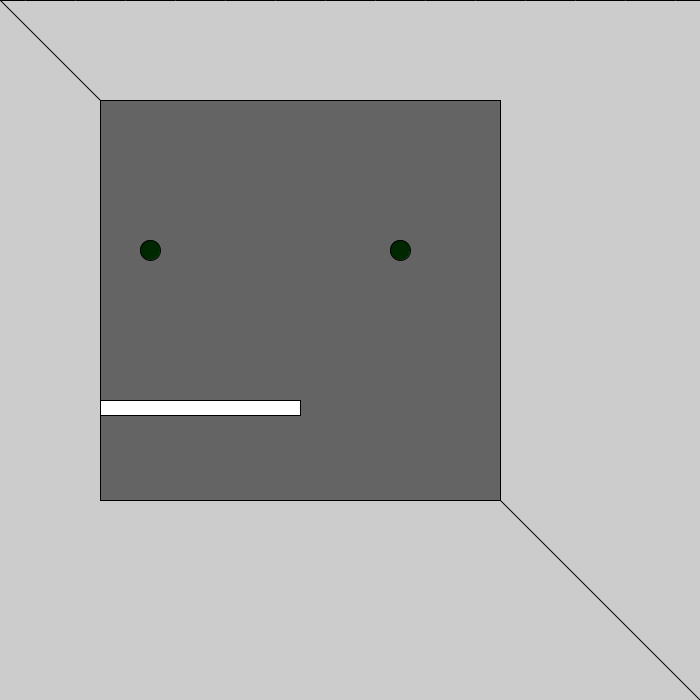
Frame 1 (no input)
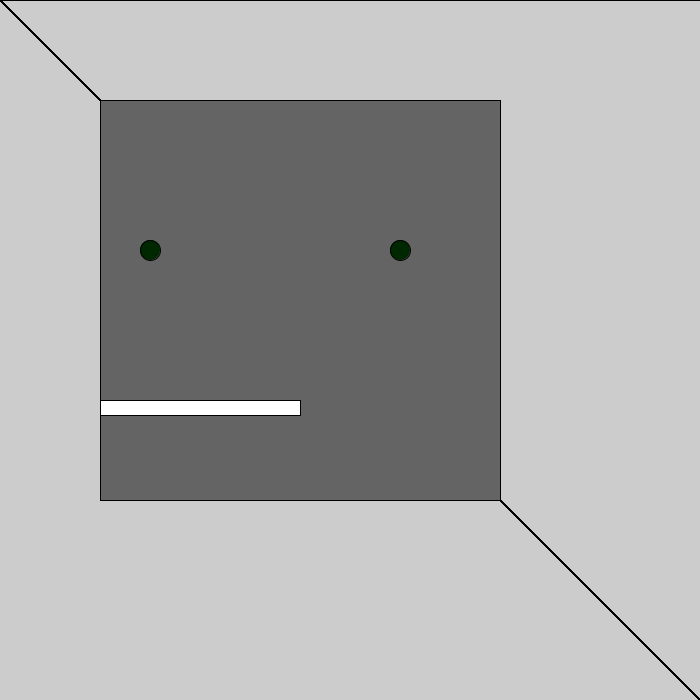
Frame 60 (the mouse pressed at the canvas centre just before this capture)
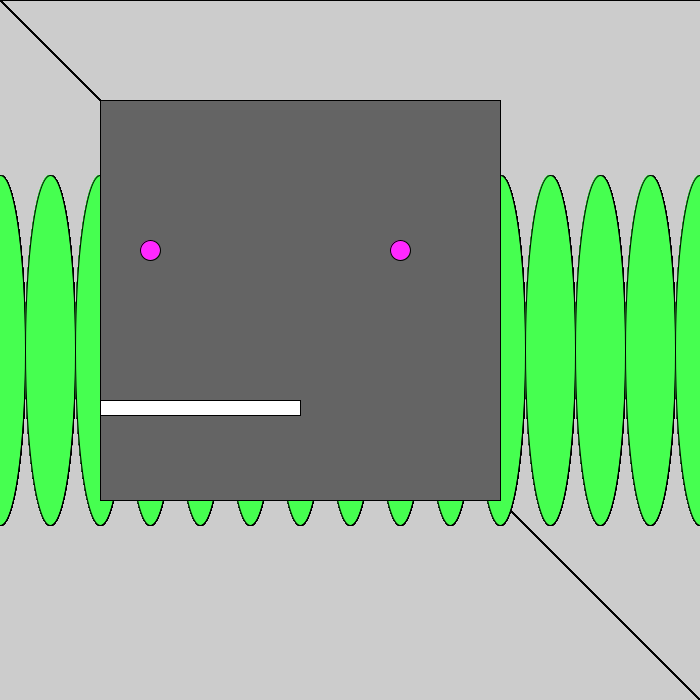
Frame 120 (the mouse held since frame 60 and released just before this capture)

The Processing sketch that drew these frames (run headless with seeded random() and noise(); from frame 60 on, the mouse is pressed at the canvas centre):

// Processing sketch: processing_45832
// ── processing_45832.pde

void setup() {
  size(700, 700);
 
}

void draw() {
  line(0,0,700,700);
  
  fill(70,mouseX,80);
  ellipse(0,mouseX,50,mouseX);
  ellipse(50,mouseX,50,mouseX);
  ellipse(100,mouseX,50,mouseX);
  ellipse(150,mouseX,50,mouseX);
  ellipse(200,mouseX,50,mouseX);
  ellipse(250,mouseX,50,mouseX);
  ellipse(300,mouseX,50,mouseX);
  ellipse(350,mouseX,50,mouseX);
  ellipse(400,mouseX,50,mouseX);
  ellipse(450,mouseX,50,mouseX);
  ellipse(500,mouseX,50,mouseX);
  ellipse(550,mouseX,50,mouseX);
  ellipse(600,mouseX,50,mouseX);
  ellipse(650,mouseX,50,mouseX);
  ellipse(700,mouseX,50,mouseX);
  
  fill(100,100,100);
  rect(100,100,400,400);
  
  fill(mouseY,40,mouseX);
  ellipse(150,250,20,20);
  ellipse(400,250,20,20);
  
  fill(255,255,255);
  rect(100,400,200,15);
}
